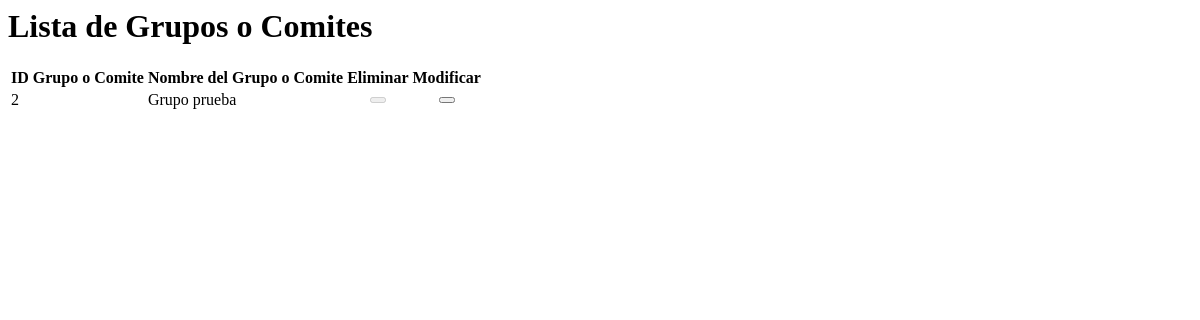
The app's page /Datos/cargarComite.php, older data.
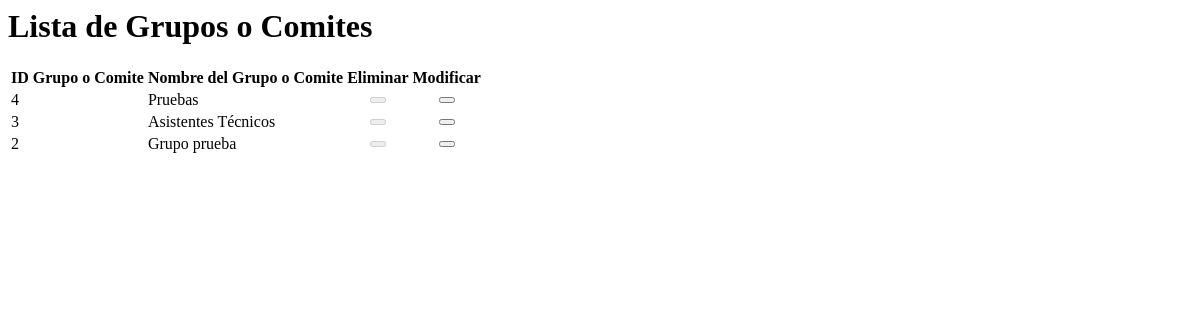
The same page, newer data.
### tables this page shows
CREATE TABLE IF NOT EXISTS `grupo_o_comite` (
  `ID_Grupo_o_comite` int(11) NOT NULL auto_increment,
  `Nombre_Grupo_o_comite` varchar(45) NOT NULL,
  PRIMARY KEY  (`ID_Grupo_o_comite`)
);

### Datos/cargarComite.php (the view, shortened to what this page needs)
<?php
 $pame = mysql_query("SELECT * FROM grupo_o_comite");
?>
<html lang="es">
<head>
</head>
<body>
    <div class="row">
        <div class="col-lg-12">
            <h1 class="page-header">Lista de Grupos o Comites</h1>
        </div>
    </div>
    <div class="table-responsive">
        <table class="table table-bordered table-hover table-striped">
            <thead>
        <tr>
            <th><strong>ID Grupo o Comite</strong></th>
            <th><strong>Nombre del Grupo o Comite</strong></th>
            <th><strong>Eliminar</strong></th>
            <th><strong>Modificar</strong></th>
        </tr>
            </thead>
      <tbody>
        <?php
        while ($row = mysql_fetch_array($pame)) {
            $id = $row['ID_Grupo_o_comite'];
         ?>
          <tr>
                  <td id="id4"><?php echo $id ?></td>
                  <td><div class="text" id="npais-<?php echo $id ?>"><?php echo $row['Nombre_Grupo_o_comite'] ?></div></td>
<?php
  if($_SESSION['user_rol'] != 100){
         echo'         <td>
          <center>
              <button class="elimina btn btn-danger glyphicon glyphicon-trash" disabled="TRUE"></button>
          </center>
            </td> ';
  }  else {
   echo'       <td>
          <center>
              <button class="elimina btn btn-danger glyphicon glyphicon-trash"></button>
          </center>
            </td> ';
  }
?>
            <td>
            <center>
                <button   type="button"  id="editar" href="#" class="editarb btn btn-primary glyphicon glyphicon-edit" >
                </button>
            </center>
            </td>
    </tr>
   <?php } ?>
 </tbody>
    </table>
    </div>
</body>
</html>

Row changes from the older to the newer data that the page shows:
added grupo_o_comite: ID_Grupo_o_comite "4", Nombre_Grupo_o_comite "Pruebas"
added grupo_o_comite: ID_Grupo_o_comite "3", Nombre_Grupo_o_comite "Asistentes Técnicos"
